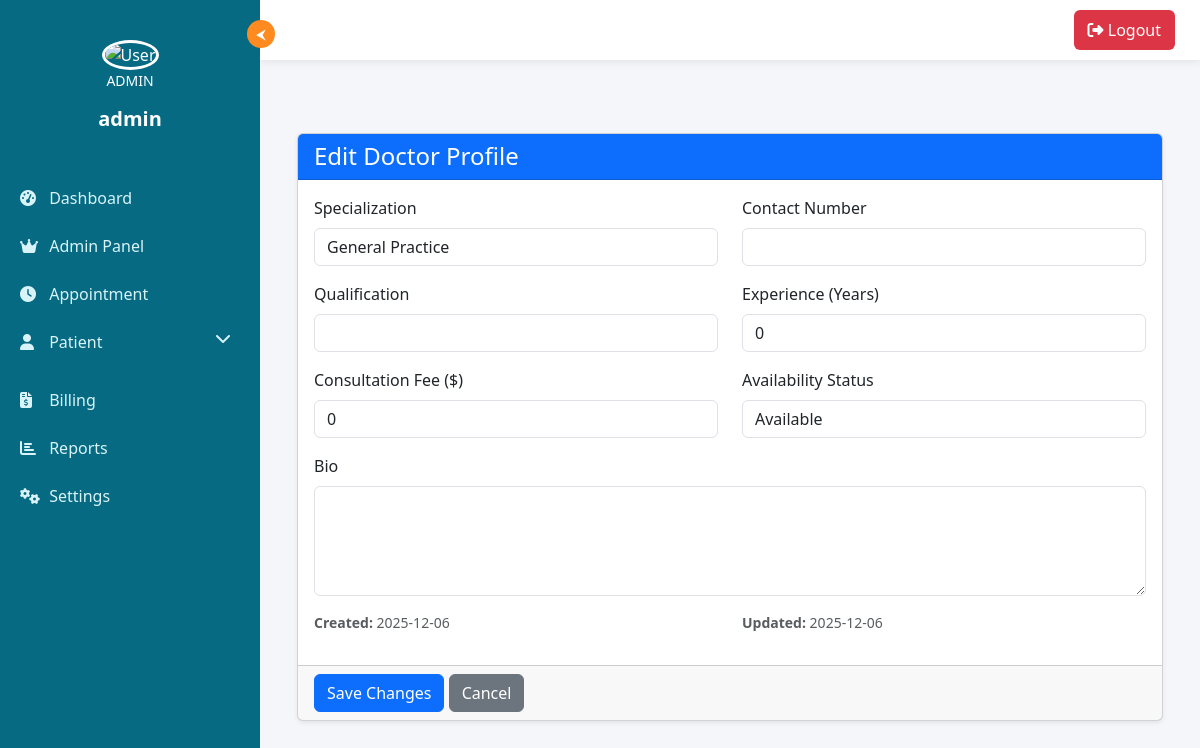
Screenshot of /admin/doctor/1/edit (signed in) with the database file from the repository.
### tables this page shows
CREATE TABLE doctors (
            id INTEGER PRIMARY KEY AUTOINCREMENT,
            user_id INTEGER NOT NULL UNIQUE,
            specialization TEXT NOT NULL,
            contact_number TEXT,
            license_number TEXT NOT NULL UNIQUE,
            qualification TEXT,
            experience_years INTEGER,
            consultation_fee REAL,
            availability_status TEXT DEFAULT 'available',
            bio TEXT,
            created_at TIMESTAMP DEFAULT CURRENT_TIMESTAMP,
            updated_at TIMESTAMP DEFAULT CURRENT_TIMESTAMP,
            FOREIGN KEY (user_id) REFERENCES users(id)
        );

### templates/app.py (the view, shortened to what this page needs)
@app.route('/admin/doctor/<int:doctor_id>/edit', methods=['GET', 'POST'])
@login_required
@admin_required
def admin_edit_doctor(doctor_id):
    doctor_profile_mgr = DoctorProfile()
    profile = doctor_profile_mgr.get_profile_by_id(doctor_id)
    if not profile:
        flash('Doctor not found', 'error')
        return redirect(url_for('admin_doctors'))
    return render_template('doctor_edit.html', doctor=profile, now=datetime.now())

### templates/app.py (called while the page is built)
def get_db():
    conn = sqlite3.connect('hospital.db')
    conn.row_factory = sqlite3.Row
    return conn

def login_required(f):
    @wraps(f)
    def wrapper(*args, **kwargs):
        if 'user_id' not in session:
            flash("Please log in first.", "danger")
            return redirect(url_for("login"))
        return f(*args, **kwargs)
    return wrapper

def admin_required(f):
    @wraps(f)
    def wrapper(*args, **kwargs):
        if 'user_id' not in session:
            flash("Please log in first.", "danger")
            return redirect(url_for("login"))
        conn = get_db()
        user = conn.execute("SELECT role FROM users WHERE id = ?", (session['user_id'],)).fetchone()
        conn.close()
        if user and user['role'] == 'admin':
            return f(*args, **kwargs)
        else:
            flash("Admin access required.", "danger")
            return redirect(url_for("dashboard"))
    return wrapper

### templates/templates/doctor_edit.html (shortened to what this page needs)
{% extends "base.html" %}
{% block content %}
<div class="container mt-5">
    <div class="card shadow-sm">
        <div class="card-header bg-primary text-white">
            <h4 class="mb-0">Edit Doctor Profile</h4>
        </div>
        <form method="POST">
            <div class="card-body">
                <div class="row">
                    <div class="col-md-6 mb-3">
                        <label class="form-label">Specialization</label>
                        <input type="text" class="form-control" name="specialization" value="{{ doctor.specialization or '' }}" required>
                    </div>
                    <div class="col-md-6 mb-3">
                        <label class="form-label">Contact Number</label>
                        <input type="text" class="form-control" name="contact_number" value="{{ doctor.contact_number or '' }}">
                    </div>
                </div>
                <div class="row">
                    <div class="col-md-6 mb-3">
                        <label class="form-label">Qualification</label>
                        <input type="text" class="form-control" name="qualification" value="{{ doctor.qualification or '' }}">
                    </div>
                    <div class="col-md-6 mb-3">
                        <label class="form-label">Experience (Years)</label>
                        <input type="number" class="form-control" name="experience_years" value="{{ doctor.experience_years or 0 }}">
                    </div>
                </div>
                <div class="row">
                    <div class="col-md-6 mb-3">
                        <label class="form-label">Consultation Fee ($)</label>
                        <input type="number" step="0.01" class="form-control" name="consultation_fee" value="{{ doctor.consultation_fee or 0 }}">
                    </div>
                    <div class="col-md-6 mb-3">
                        <label class="form-label">Availability Status</label>
                        <select class="form-control" name="availability_status">
                            <option value="available" {% if doctor.availability_status == 'available' %}selected{% endif %}>Available</option>
                        </select>
                    </div>
                </div>
                <div class="mb-3">
                    <label class="form-label">Bio</label>
                    <textarea class="form-control" name="bio" rows="4">{{ doctor.bio or '' }}</textarea>
                </div>
                <div class="row text-muted small">
                    <div class="col-md-6">
                        <p><strong>Created:</strong> {{ doctor.created_at[:10] if doctor.created_at else 'N/A' }}</p>
                    </div>
                    <div class="col-md-6">
                        <p><strong>Updated:</strong> {{ doctor.updated_at[:10] if doctor.updated_at else 'N/A' }}</p>
                    </div>
                </div>
            </div>
            <div class="card-footer">
                <button type="submit" class="btn btn-primary">Save Changes</button>
                <a href="{{ url_for('admin_doctors') }}" class="btn btn-secondary">Cancel</a>
            </div>
        </form>
    </div>
</div>
{% endblock %}

### templates/templates/base.html (style rules this page uses)
body { margin: 0; font-family: 'Segoe UI', Tahoma, Geneva, Verdana, sans-serif; overflow-x: hidden; background: #f4f6f9; }

### rows the page displays
doctors: specialization "General Practice", availability_status "Available", created_at "2025-12-06", updated_at "2025-12-06"

### other values shown
{{ session.role|upper if session.role else 'USER' }} "ADMIN"
{{ session.username }} "admin"
